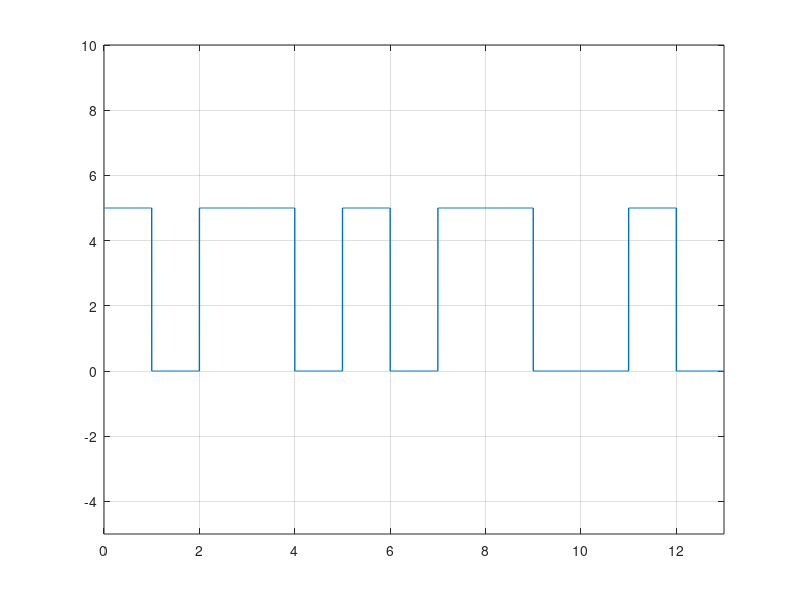

This figure's MATLAB source:
clc; #... Clear command line
clear all; #... Clear variables
close all; #... Clear figures

bits = [1,0,1,1,0,1,0,1,1,0,0,1,0];

#... Modulation

bitrate = 1; #... Number of bits per second
voltage = 5;

samplingRate = 1000;
samplingTime = 1/samplingRate;

endTime = length(bits)/bitrate;
time = 0:samplingTime:endTime;

index = 1;

for i = 1:length(time)
    if bits(index) == 1
        modulation(i) = voltage;
    else
        modulation(i) = 0;
    endif
    if time(i)*bitrate >= index
        index = index+1;
    endif
endfor

plot(time, modulation, "LineWidth", 1);
axis([0 endTime -5 voltage+5]);
grid on;

#... Demodulation

index = 1

for i = 1:length(modulation)
    if modulation(i) == voltage
        demodultaion(index) = 1;
    else
        demodultaion(index) = 0;
    endif
    if time(i)*bitrate >= index
        index = index+1;
    endif
endfor

disp(demodultaion);
